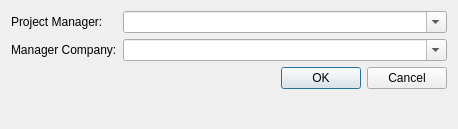
<?xml version="1.0" encoding="UTF-8"?>
<ui version="4.0">
 <class>Dialog</class>
 <widget class="QDialog" name="Dialog">
  <property name="geometry">
   <rect>
    <x>0</x>
    <y>0</y>
    <width>458</width>
    <height>129</height>
   </rect>
  </property>
  <property name="sizePolicy">
   <sizepolicy hsizetype="Preferred" vsizetype="Preferred">
    <horstretch>0</horstretch>
    <verstretch>0</verstretch>
   </sizepolicy>
  </property>
  <property name="windowTitle">
   <string>Dialog</string>
  </property>
  <layout class="QFormLayout" name="formLayout">
   <item row="0" column="0">
    <widget class="QLabel" name="labelProjectManager">
     <property name="text">
      <string>Project Manager:</string>
     </property>
    </widget>
   </item>
   <item row="0" column="1">
    <widget class="QComboBox" name="comboBoxProjectManager">
     <property name="sizePolicy">
      <sizepolicy hsizetype="Expanding" vsizetype="Fixed">
       <horstretch>0</horstretch>
       <verstretch>0</verstretch>
      </sizepolicy>
     </property>
     <property name="editable">
      <bool>true</bool>
     </property>
    </widget>
   </item>
   <item row="2" column="0">
    <widget class="QLabel" name="labelManagerCompany">
     <property name="text">
      <string>Manager Company:</string>
     </property>
    </widget>
   </item>
   <item row="6" column="0" colspan="2">
    <widget class="QDialogButtonBox" name="buttonBox">
     <property name="orientation">
      <enum>Qt::Horizontal</enum>
     </property>
     <property name="standardButtons">
      <set>QDialogButtonBox::Cancel|QDialogButtonBox::Ok</set>
     </property>
    </widget>
   </item>
   <item row="2" column="1">
    <widget class="QComboBox" name="comboBoxManagerCompany">
     <property name="sizePolicy">
      <sizepolicy hsizetype="Expanding" vsizetype="Fixed">
       <horstretch>0</horstretch>
       <verstretch>0</verstretch>
      </sizepolicy>
     </property>
     <property name="editable">
      <bool>true</bool>
     </property>
    </widget>
   </item>
  </layout>
 </widget>
 <resources/>
 <connections>
  <connection>
   <sender>buttonBox</sender>
   <signal>accepted()</signal>
   <receiver>Dialog</receiver>
   <slot>accept()</slot>
   <hints>
    <hint type="sourcelabel">
     <x>248</x>
     <y>254</y>
    </hint>
    <hint type="destinationlabel">
     <x>157</x>
     <y>274</y>
    </hint>
   </hints>
  </connection>
  <connection>
   <sender>buttonBox</sender>
   <signal>rejected()</signal>
   <receiver>Dialog</receiver>
   <slot>reject()</slot>
   <hints>
    <hint type="sourcelabel">
     <x>316</x>
     <y>260</y>
    </hint>
    <hint type="destinationlabel">
     <x>286</x>
     <y>274</y>
    </hint>
   </hints>
  </connection>
 </connections>
</ui>
